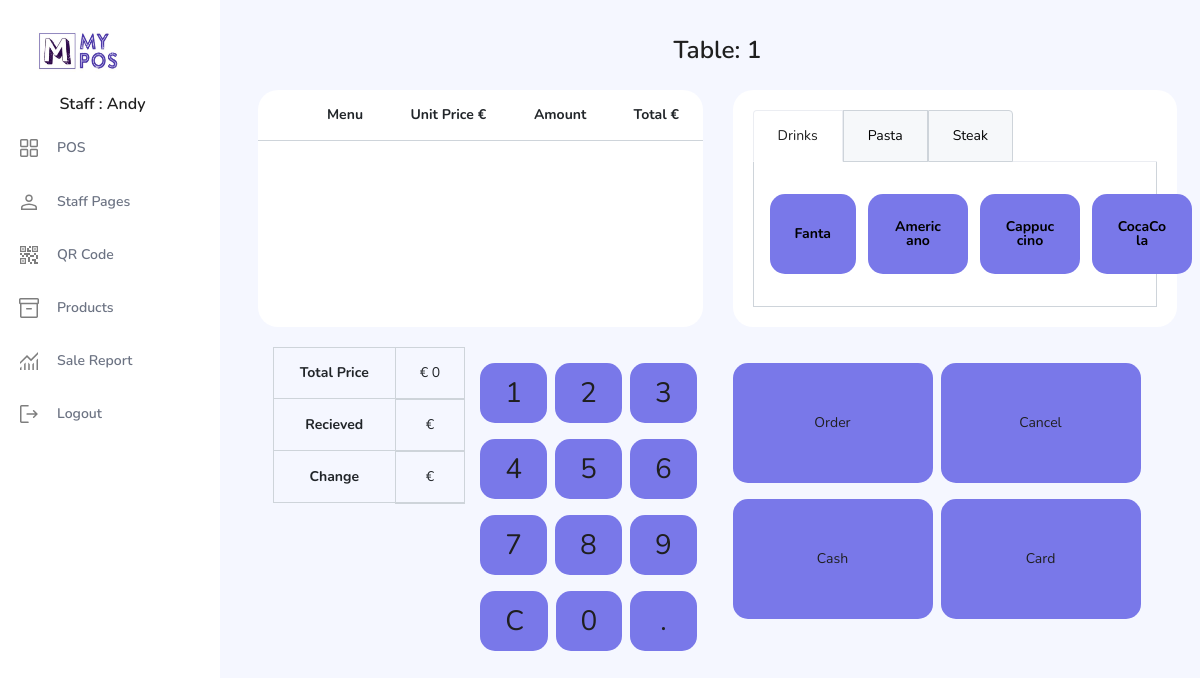
Screenshot of /orderPayment.php?tableNum=1 (signed in) with the database file from the repository.
### tables this page shows
CREATE TABLE `product` (
  `product_id` int(11) NOT NULL,
  `product_name` varchar(20) NOT NULL,
  `description` varchar(200) NOT NULL,
  `category_name` varchar(11) NOT NULL,
  `product_unit_price` decimal(6,0) NOT NULL,
  `image` blob NOT NULL
);

### db.php (called while the page is built)
<?php
$conn = new mysqli("localhost", "root", "", "pos");
$conn->set_charset("utf8");
function messagQueue($sql){
   global $conn;
   return $conn->query($sql);
}
?>

### orderPayment.php (the view, shortened to what this page needs)
<?php
  include "db.php";
  $tableNum =$_GET['tableNum'];
  $sqlDrinks = messagQueue("SELECT product_name,product_id FROM product WHERE category_name = 'Drinks' ");
?>
<!DOCTYPE html>
<html lang="en">
<head>
  <link rel="stylesheet" href="css/vertical-layout-light/style.css">
</head>
<body>
    <div class="row">
      <nav class="sidebar sidebar-offcanvas" id="sidebar">
        <ul class="nav">
            <a class="navbar-brand brand-logo mr-5" href="tableOrders.php"><img src="../images/logo.jpg" width="82.69" height="44" alt="logo"/></a>
            <br><h5>Staff : <?php echo $_SESSION['username'] ?></h5>
          <li class="nav-item">
            <a class="nav-link" href="tableOrders.php">
            <i class="menu-icon"><img src="images/pos.svg"  width="24" height="24"></i>
              <span class="menu-title">POS</span>
            </a>
          </li>
          <li class="nav-item">
            <a class="nav-link" href="pages/userProfile/userProfile.php">
            <i class="menu-icon"><img src="images/user.svg"  width="24" height="24"></i>
                <span class="menu-title">Staff Pages</span>
            </a>
          </li>
          <li class="nav-item">
            <a class="nav-link"  href="pages/qr/qr.php">
            <i class="menu-icon"><img src="images/qrcode.svg"  width="24" height="24"></i>
              <span class="menu-title">QR Code</span>
            </a>
          </li>
          <li class="nav-item">
            <a class="nav-link" href="pages/products/products.php">
            <i class="menu-icon"><img src="images/product.svg"  width="24" height="24"></i>
              <span class="menu-title">Products</span>
            </a>
          </li>
          <li class="nav-item">
            <a class="nav-link"  href="reportChart.php" >
            <i class="menu-icon"><img src="images/sales.svg"  width="24" height="24"></i>
              <span class="menu-title">Sale Report</span>
            </a>
          </li>
          <li class="nav-item">
            <a class="nav-link"  href="../../pages/qr/qr.html">
            <i class="menu-icon"><img src="images/logout.svg"  width="24" height="24"></i>
              <span class="menu-title">Logout</span>
            </a>
          </li>
      </nav>
      <div class="main-panel">
        <div class="content-wrapper">
          <h3 tableNum="<?php echo $tableNum;?>">Table: <?php echo $tableNum;?></h3>
          <div class="row">
            <div class="col-md-6 grid-margin stretch-card" id="partReload">
              <div class="card">
							  <div class="table-responsive">
                    <table class="table" id="partReload">
                      <thead>
                        <tr>
                          <th>
                          </th>
                          <th>Menu</th>
                          <th>Unit Price €</th>
                          <th>Amount</th>
                          <th>Total €</th>
                        </tr>
                      </thead>
                        <?php
                          $totalSumDisplay = 0;
                        ?>
                    </table>
                </div>
              </div>
            </div>
            <div class="col-md-6 grid-margin stretch-card">
							<div class="card">
								<div class="card-body">
									<ul class="nav nav-tabs" role="tablist">
                      <li class="nav-item">
                          <a class="nav-link active" id="home-tab" data-toggle="tab" href="#home-1" role="tab" aria-controls="home-1" >Drinks</a>
                      </li>
                      <li class="nav-item">
                        <a class="nav-link" id="profile-tab" data-toggle="tab" href="#profile-1" role="tab" aria-controls="profile-1" >Pasta</a>
                      </li>
                      <li class="nav-item">
                          <a class="nav-link" id="contact-tab" data-toggle="tab" href="#contact-1" role="tab" aria-controls="contact-1" >Steak</a>
                      </li>
                  </ul>
									<div class="tab-content">
                        <div class="tab-pane fade active show" id="home-1" role="tabpanel" aria-labelledby="home-tab">
                            <div class="media">
                              <?php
                              while ($row = $sqlDrinks->fetch_assoc())
                              {
                              ?>
                                <button type="button" tableNum="<?php echo $tableNum; ?>"  id="<?php echo $row['product_id']; ?>" value="<?php echo $row['product_name']; ?>" class="btn btn-menuTapBtn" ><?php echo $row['product_name']; ?></button>
                              <?php
                              }
                              ?>
                            </div>
                        </div>
                  </div>
                </div>
							</div>
						</div>
          <div class="col-md-6 grid-margin stretch-card">
            <div class="col-md-6 grid-margin stretch-card">
              <table class="table table-bordered">
                <thead>
                  <tr>
                    <th>
                      Total Price
                    </th>
                    <td id="totalPrice">
                    € <?php echo $totalSumDisplay;?>
                    </td>
                  </tr>
                  <tr>
                    <th>
                      Recieved
                    </th>
                    <td type="text" name="value" id="pressedNumDisplay" class="pressedNumDisplay">€
                    </td>
                  </tr>
                  <tr>
                    <th>
                      Change
                    </th>
                    <td id="changes">
                    €
                    </td>
                  </tr>
                </thead>
                <tbody>
                </tbody>
              </table>
            </div>
            <div>
                <div class="template-demo d-flex justify-content-between flex-nowrap">
                  <button type="button" value="1" class="btn btn-number1Btn">1</button>
                  <button type="button"  class="btn btn-number1Btn">2</button>
                  <button type="button"  class="btn btn-number1Btn">3</button>
                </div>
                <div class="template-demo d-flex justify-content-between flex-nowrap">
                  <button type="button" class="btn btn-number1Btn">4</button>
                  <button type="button" class="btn btn-number1Btn">5</button>
                  <button type="button" class="btn btn-number1Btn">6</button>
                </div>
                <div class="template-demo d-flex justify-content-between flex-nowrap">
                  <button type="button" class="btn btn-number1Btn">7</button>
                  <button type="button" class="btn btn-number1Btn">8</button>
                  <button type="button" class="btn btn-number1Btn">9</button>
                </div>
                <div class="template-demo d-flex justify-content-between flex-nowrap">
                  <button type="button" class="btn btn-number1Btn" id="C">C</button>
                  <button type="button" class="btn btn-number1Btn">0</button>
                  <button type="button" class="btn btn-number1Btn">.</button>
                </div>
            </div>
      </div>
      <div class="col-md-6 grid-margin stretch-card">
        <div>
          <div class="template-demo d-flex justify-content-between flex-nowrap">
            <button type="button" class="btn btn-orderBtn" onClick="tableOrderPage()">Order</button>
            <button type="button" class="btn btn-cancelBtn">Cancel</button>
          </div>
          <div class="template-demo d-flex justify-content-between flex-nowrap" tableNum="<?php echo $tableNum; ?>">
            <button type="button" class="btn btn-cardBtn" id="byCash" onClick="cashBtn();"> Cash</button>
            <button type="button" class="btn btn-cardBtn" id="byCard" onClick="cardAlertAndTableOrderPage();"> Card</button>
          </div>
        </div>
      </div>
        </div>
      </div>
    </div>
</body>
</html>

### rows the page displays
product: product_name "Fanta"
product: product_name "Americano"
product: product_name "Cappuccino"
product: product_name "CocaCola"

### other values shown
$_SESSION['username'] "Andy"
$tableNum "1"
$totalSumDisplay "0"
